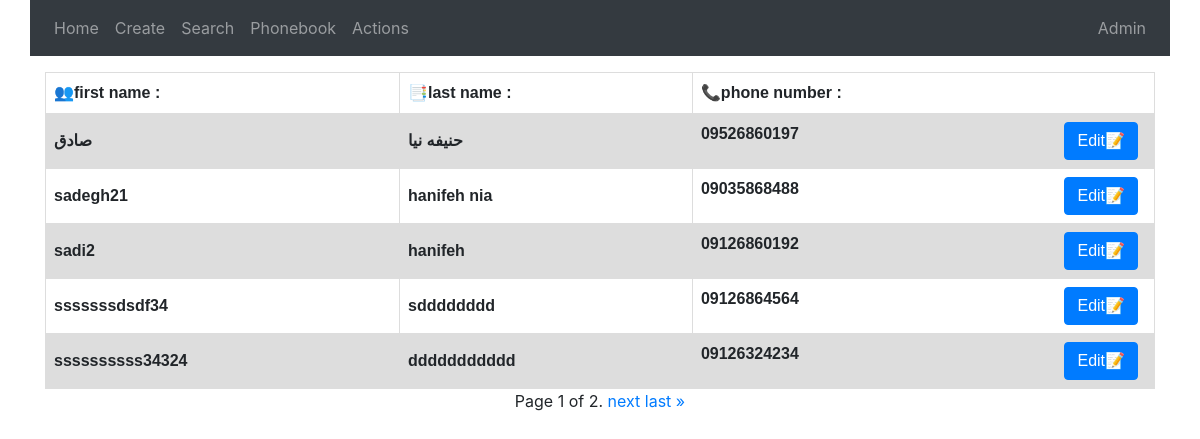
/phonebook/ (signed in), run on the app's committed database.
### user/models.py (models this page shows)
class MyUser(models.Model):
    first_name = models.CharField(max_length=50)
    last_name = models.CharField(max_length=50)
    phone_number = models.CharField(validators=[phone_regex], max_length=11)
    user = models.ForeignKey(User, on_delete=models.PROTECT)
    class Meta:
        unique_together = [['phone_number', 'user']]

### user/views.py (the view)
# urls.py: path('phonebook/', cache_page(60 * 15)(PhoneBook.as_view()), name='phonebook'),
@method_decorator(csrf_exempt, name='dispatch')
class PhoneBook(LoginRequiredMixin, ListView):
    model = models.MyUser
    template_name = 'phonebook.html'
    paginate_by = 5
    def get_queryset(self):
        qs = models.MyUser.objects.filter(user=self.request.user)
        return qs

### user/templates/phonebook.html (shortened to what this page needs)
{% extends 'base.html' %}
{% block content %}
    <table id="div1">
        <tr>
            <th>👥first name :</th>
            <th>📑last name :</th>
            <th>📞phone number :</th>
        </tr>
        {% for obj in page_obj %}
            <tr>
                <th>{{ obj.first_name }}</th>
                <th>{{ obj.last_name }}</th>
                <th>{{ obj.phone_number }}<a class="btn btn-primary float-right mr-2" href="{% url 'edit' obj.pk %}"
                                             role="button">Edit📝</a></th>
            </tr>
        {% endfor %}
    </table>
    <div class="text-center">
        <span class="step-links">
            <span class="current">
                Page {{ page_obj.number }} of {{ page_obj.paginator.num_pages }}.
            </span>
            {% if page_obj.has_next %}
                <a href="?page={{ page_obj.next_page_number }}">next</a>
                <a href="?page={{ page_obj.paginator.num_pages }}">last &raquo;</a>
            {% endif %}
        </span>
    </div>
{% endblock %}

### templates/base.html (shortened to what this page needs)
<!DOCTYPE html>
<html lang="en">
<head>
    <link rel="stylesheet" href="https://maxcdn.bootstrapcdn.com/bootstrap/4.5.2/css/bootstrap.min.css">
</head>
<body>
<nav class="navbar navbar-expand-sm bg-dark navbar-dark fixed-top container">
    <ul class="navbar-nav">
        <li class="nav-item">
            <a class="nav-link" href="{% url 'home' %}">Home</a>
        </li>
        <li class="nav-item">
            <a class="nav-link" href="{% url 'create' %}">Create</a>
        </li>
        <li class="nav-item">
            <a class="nav-link" href="{% url 'new search' %}">Search</a>
        </li>
        <li class="nav-item">
            <a class="nav-link" href="{% url 'phonebook' %}">Phonebook</a>
        </li>
        <li class="nav-item">
            <a class="nav-link" href="{% url 'action' %}">Actions</a>
        </li>
    </ul>
    <ul class="navbar-nav ml-auto">
        {% if user.is_authenticated %}
            <li class="nav-item">
                <a class="nav-link" href="{% url 'logout' %}">{{ user.username | capfirst }}</a>
            </li>
        {% else %}
            <li class="nav-item">
                <a class="nav-link" href="{% url 'login' %}">Log In</a>
            </li>
        {% endif %}
    </ul>
</nav>
<br>
<div class="container mt-5">
    {% block content %}
    {% endblock %}
</div>
</body>
</html>

### user/templates/phonebook.html (style rules this page uses)
table { font-family: arial, sans-serif; border-collapse: collapse; width: 100%; }
td, th { border: 1px solid #dddddd; text-align: left; padding: 8px; }
tr:nth-child(even) { background-color: #dddddd; }

### data on the page
MyUser: first_name "صادق", last_name "حنیفه نیا", phone_number "09526860197"
MyUser: first_name "sadegh21", last_name "hanifeh nia", phone_number "09035868488"
MyUser: first_name "sadi2", last_name "hanifeh", phone_number "09126860192"
MyUser: first_name "sssssssdsdf34", last_name "sdddddddd", phone_number "09126864564"
MyUser: first_name "ssssssssss34324", last_name "ddddddddddd", phone_number "09126324234"

### other printed values
{{ user.username | capfirst }} "Admin"
{{ page_obj.number }} "1"
{{ page_obj.paginator.num_pages }} "2"
